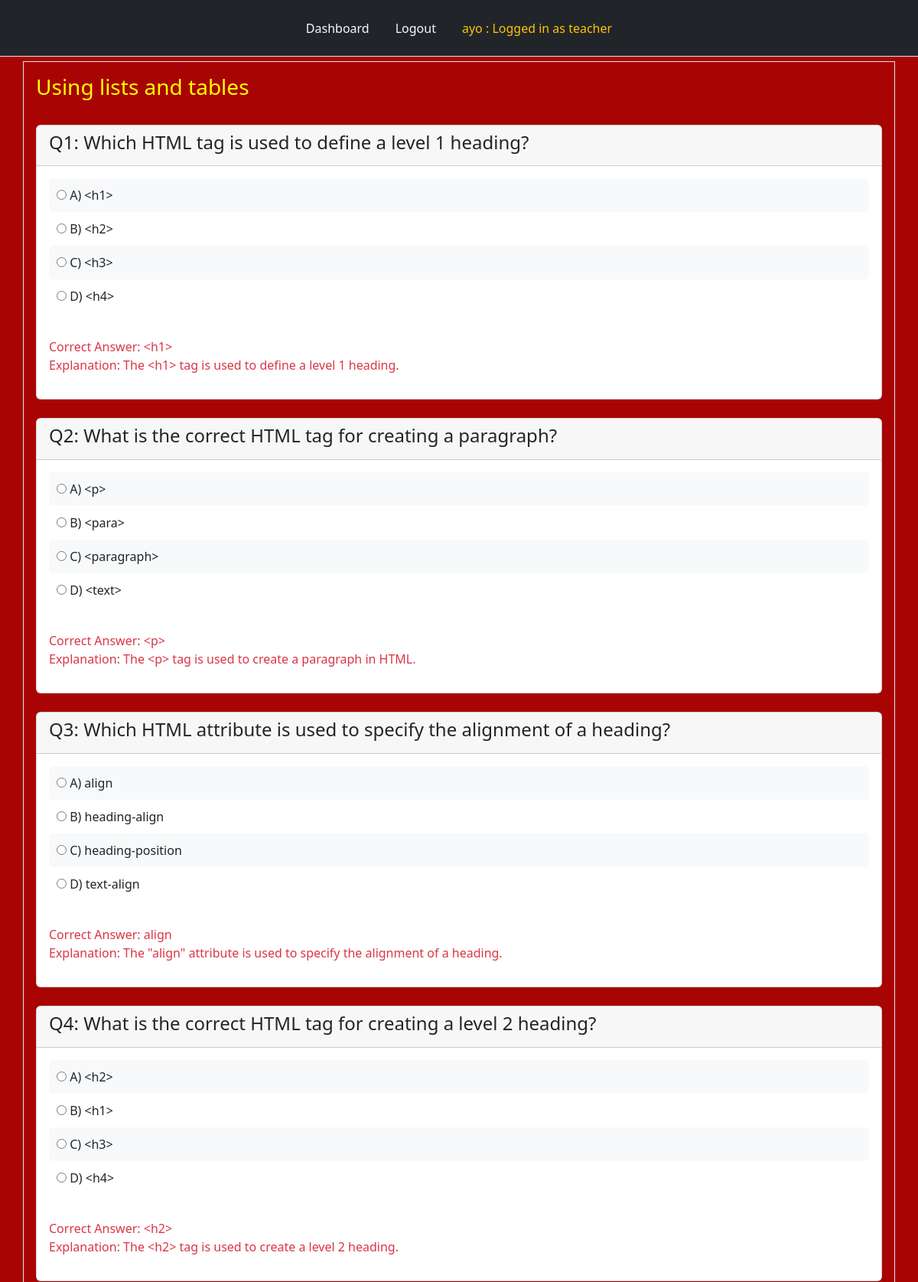
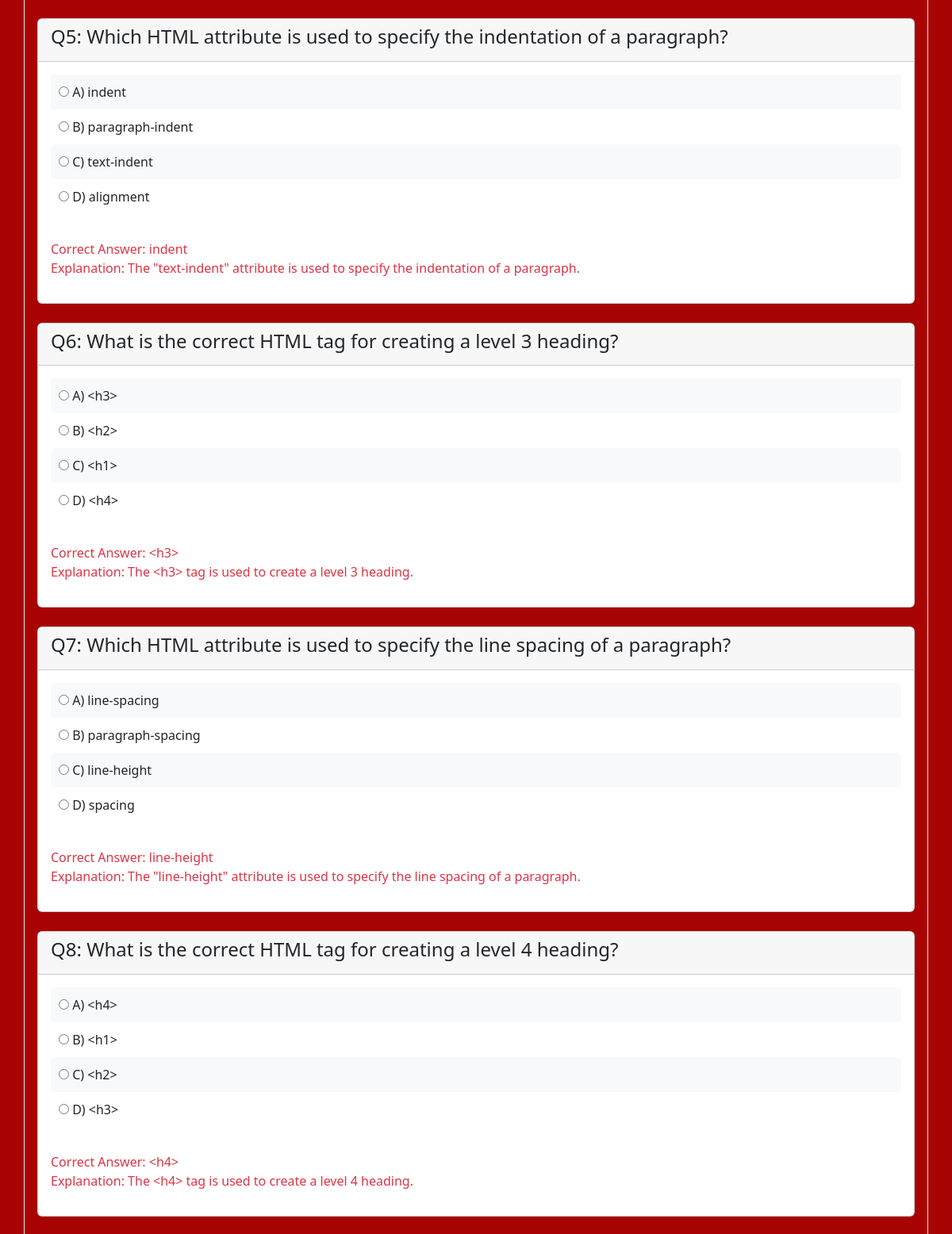
The page /tests_created/5/ (signed in, upper part) on the database its author committed (2 pictures, top to bottom).
### tables this page shows
CREATE TABLE users (
  id INTEGER PRIMARY KEY,
  name TEXT NOT NULL,
  fullname TEXT NOT NULL,
  password TEXT NOT NULL,
  role TEXT NOT NULL
);

CREATE TABLE "tests" (
  id INTEGER PRIMARY KEY,
  title TEXT NOT NULL,
  teacher_name TEXT NOT NULL,
  assigned_test INTEGER,
  assigned_klass TEXT NOT NULL,
  test_id INTEGER
);

CREATE TABLE questions ( id INTEGER PRIMARY KEY, test_id TEXT NOT NULL, test_teacher TEXT NOT NULL, qnumber TEXT NOT NULL, question TEXT NOT NULL, optionA TEXT NOT NULL, optionB TEXT NOT NULL, optionC TEXT NOT NULL, optionD TEXT NOT NULL, answer TEXT NOT NULL, explanation TEXT NOT NULL, FOREIGN KEY (test_teacher) REFERENCES Tests(id) );

### app.py (the view, shortened to what this page needs)
@app.route("/tests_created/<test_id>/")
def tests_created(test_id):
    user = get_current_user()
    db = connect_to_DB()
    student_name = user[1]
    quiz_cursor = db.execute(f"SELECT * FROM questions where test_id = ?", [test_id])
    quiz_questions = quiz_cursor.fetchall()
    query = db.execute("SELECT title FROM tests WHERE test_id = ?", [test_id])
    tests = query.fetchone()[0]
    query = db.execute("SELECT assigned_klass FROM tests WHERE test_id = ?", [test_id])
    result = query.fetchone()
    klass = result[0]
    query = db.execute("SELECT selections FROM selected_answers WHERE student_name = ? AND test_id = ?", [student_name, test_id])
    result = query.fetchone()
    if result is not None:
        selections_string = result[0]
        user_selections = json.loads(selections_string)
    else:
        user_selections = {}
    chk = db.execute("SELECT name FROM users WHERE name = ?", (student_name,))
    teacher = chk.fetchone()
    if teacher:
        return render_template("tests_created.html", user = user, quiz_questions = quiz_questions, tests = tests, test_id = test_id, teacher = True, user_selections=user_selections)

### app.py (called while the page is built)
@app.teardown_appcontext
def close_database(error):
    if hasattr(g, "app_database_db"):
        g.app_database_db.close()

def get_current_user():
    user_result = None
    if 'user' in session:
        user = session['user']
        db = getDatabase()
        student_cursor = db.execute("SELECT * FROM students WHERE name = ?", [user])
        student_result = student_cursor.fetchone()
        if student_result:
            user_result = student_result
        else:
            user_cursor = db.execute("SELECT * FROM users WHERE name = ?", [user])
            user_result = user_cursor.fetchone()
    return user_result

### database.py (called while the page is built)
def connect_to_DB():
    current_dir = os.path.dirname(os.path.abspath(__file__))
    db_file = os.path.join(current_dir, "app_database.db")
    sql = sqlite3.connect(db_file)
    sql.row_factory = sqlite3.Row
    return sql

def getDatabase():
    if not hasattr(g, "app_database_db"):
        g.app_database_db = connect_to_DB()
    return g.app_database_db

### templates/tests_created.html (shortened to what this page needs)
{% from "nav.html" import links %}
<!doctype html>
<html lang="en">
  <head>
    <link href="https://cdn.jsdelivr.net/npm/bootstrap@5.2.3/dist/css/bootstrap.min.css" rel="stylesheet">
    <link rel="stylesheet" type="text/css" href="{{ url_for('static', filename = 'style.css') }}"
  </head>
  <body>
        <div class="header mb-2">
            {{ links(user) }}
        </div>
        <div class="question container border text-light p-3">
          <h3 style="color: yellow;">{{ tests }}</h3>
          <br>
          <form action="/submit_test/{{ test_id }}/" method="POST">
            {% for question in quiz_questions %}
              {% set number = question[0] | string %}
              {% set A = question[5] %}
              {% set B = question[6] %}
              {% set C = question[7] %}
              {% set D = question[8] %}
              <div class="card">
                  <div class="card-header text-dark">
                      <h4>Q{{ question[3] }}: {{ question[4] }}</h4>
                  </div>
                  <div class="card-body text-dark">
                      <label class="radio-label {% if user_selections[number] == A and user_selections[number] == question[9] %}correct{% elif user_selections[number] == A and user_selections[number] != question[9] %}wrong{% endif %}">
                          <input type="radio" name="q{{ question[0] }}" value="{{ A }}" {% if user_selections[number] == A %}checked{% endif %}>
                          A) {{ A }}
                      </label>
                      <label class="radio-label {% if user_selections[number] == B and user_selections[number] == question[9] %}correct{% elif user_selections[number] == B and user_selections[number] != question[9] %}wrong{% endif %}">
                          <input type="radio" name="q{{ question[0] }}" value="{{ B }}" {% if user_selections[number] == B %}checked{% endif %}>
                          B) {{ B }}
                      </label>
                      <label class="radio-label {% if user_selections[number] == C and user_selections[number] == question[9] %}correct{% elif user_selections[number] == C and user_selections[number] != question[9] %}wrong{% endif %}">
                          <input type="radio" name="q{{ question[0] }}" value="{{ C }}" {% if user_selections[number] == C %}checked{% endif %}>
                          C) {{ C }}
                      </label>
                      <label class="radio-label {% if user_selections[number] == D and user_selections[number] == question[9] %}correct{% elif user_selections[number] == D and user_selections[number] != question[9] %}wrong{% endif %}">
                          <input type="radio" name="q{{ question[0] }}" value="{{ D }}" {% if user_selections[number] == D %}checked{% endif %}>
                          D) {{ D }}
                      </label>
                  </div>
                  <div class="card-body">
                      {% if test_taken or teacher %}
                          <p class="text-danger">
                              Correct Answer: {{ question[9] }} <br>
                              Explanation: {{ question[10] }}
                          </p>
                      {% endif %}
                  </div>
              </div>
              <br>
          {% endfor %}
        </form>
  </div>
  </body>
</html>

### templates/nav.html (shortened to what this page needs)
{% macro links(user) %}
<ul class="nav nav-tabs p-3 bg-dark justify-content-center position-fixed" style="top: 0; width: 100%; z-index: 9999;">
    {% if user %}
    <li class="nav-item">
        <a class="nav-link text-light" href="{{ url_for('dashboard') }}">Dashboard</a>
    </li>
    <li class="nav-item">
        <a class="nav-link text-light" href="{{ url_for('logout') }}">Logout</a>
    </li>
    {% endif %}
    {% if user %}
        <li class="nav-item">
            <a class="nav-link text-warning" href="{{ url_for('dashboard') }}">
                {{ user['name'] }} : Logged in as
                {% if user['klass'] in ["KG1", "KG2", "NUR1", "NUR2", "PRY1", "PRY2", "PRY3", "PRY4", "PRY5", "PRY6"] %}
                    student
                {% else %}
                    {{ user['role'] }}
                {% endif %}
            </a>
        </li>
    {% endif %}
</ul>
{% endmacro %}

### static/style.css (style rules this page uses)
body { background-color: rgb(168, 4, 4); margin-top: 80px; }
.card { position: relative; overflow: hidden; transition: transform 0.3s; cursor: pointer; }
.radio-label { display: block; padding: 10px; border-radius: 5px; cursor: pointer; background-color: #f8f9fa; }
.radio-label:nth-child(even) { background-color: #ffffff; }

### rows shown on the page
users: name "ayo", role "teacher"
tests: title "Using lists and tables"
questions: qnumber "1", question "Which HTML tag is used to define a level 1 heading?", optionA "☐ A) <h1>", optionA "<h1>", optionB "☐ B) <h2>", optionB "<h2>", optionC "☐ C) <h3>", optionC "<h3>", optionD "☐ D) <h4>", optionD "<h4>", answer "<h1>", explanation "The <h1> tag is used to define a level 1 heading."
questions: qnumber "2", question "What is the correct HTML tag for creating a paragraph?", optionA "☐ A) <p>", optionA "<p>", optionB "☐ B) <para>", optionB "<para>", optionC "☐ C) <paragraph>", optionC "<paragraph>", optionD "☐ D) <text>", optionD "<text>", answer "<p>", explanation "The <p> tag is used to create a paragraph in HTML."
questions: qnumber "3", question "Which HTML attribute is used to specify the alignment of a heading?", optionA "☐ A) align", optionA "align", optionB "☐ B) heading-align", optionB "heading-align", optionC "☐ C) heading-position", optionC "heading-position", optionD "☐ D) text-align", optionD "text-align", answer "align", explanation "The \"align\" attribute is used to specify the alignment of a heading."
questions: qnumber "4", question "What is the correct HTML tag for creating a level 2 heading?", optionA "☐ A) <h2>", optionA "<h2>", optionB "☐ B) <h1>", optionB "<h1>", optionC "☐ C) <h3>", optionC "<h3>", optionD "☐ D) <h4>", optionD "<h4>", answer "<h2>", explanation "The <h2> tag is used to create a level 2 heading."
questions: qnumber "5", question "Which HTML attribute is used to specify the indentation of a paragraph?", optionA "☐ A) indent", optionA "indent", optionB "☐ B) paragraph-indent", optionB "paragraph-indent", optionC "☐ C) text-indent", optionC "text-indent", optionD "☐ D) alignment", optionD "alignment", answer "indent", explanation "The \"text-indent\" attribute is used to specify the indentation of a paragraph."
questions: qnumber "6", question "What is the correct HTML tag for creating a level 3 heading?", optionA "☐ A) <h3>", optionA "<h3>", optionB "☐ B) <h2>", optionB "<h2>", optionC "☐ C) <h1>", optionC "<h1>", optionD "☐ D) <h4>", optionD "<h4>", answer "<h3>", explanation "The <h3> tag is used to create a level 3 heading."
questions: qnumber "7", question "Which HTML attribute is used to specify the line spacing of a paragraph?", optionA "☐ A) line-spacing", optionA "line-spacing", optionB "☐ B) paragraph-spacing", optionB "paragraph-spacing", optionC "☐ C) line-height", optionC "line-height", optionD "☐ D) spacing", optionD "spacing", answer "line-height", explanation "The \"line-height\" attribute is used to specify the line spacing of a paragraph."
questions: qnumber "8", question "What is the correct HTML tag for creating a level 4 heading?", optionA "☐ A) <h4>", optionA "<h4>", optionB "☐ B) <h1>", optionB "<h1>", optionC "☐ C) <h2>", optionC "<h2>", optionD "☐ D) <h3>", optionD "<h3>", answer "<h4>", explanation "The <h4> tag is used to create a level 4 heading."
